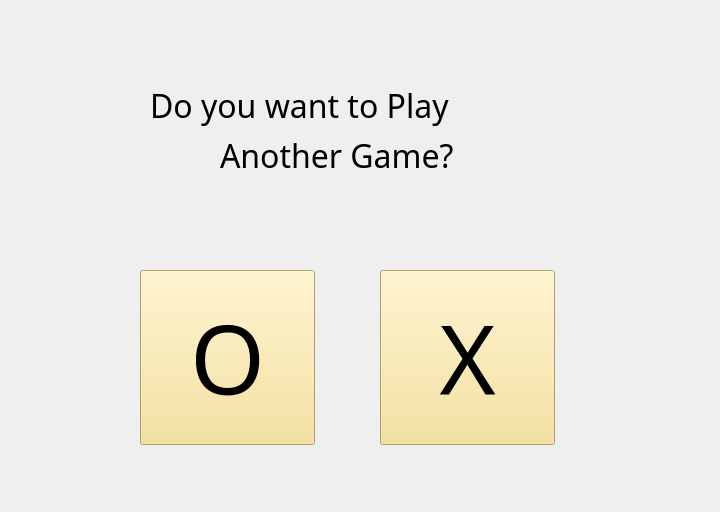
<?xml version="1.0" encoding="UTF-8"?>
<ui version="4.0">
 <class>Last_Screen</class>
 <widget class="QWidget" name="Last_Screen">
  <property name="geometry">
   <rect>
    <x>0</x>
    <y>0</y>
    <width>720</width>
    <height>512</height>
   </rect>
  </property>
  <property name="windowTitle">
   <string>Form</string>
  </property>
  <property name="styleSheet">
   <string notr="true">background-image: url(:/background/background.jpg);</string>
  </property>
  <widget class="QLabel" name="label">
   <property name="geometry">
    <rect>
     <x>150</x>
     <y>80</y>
     <width>451</width>
     <height>51</height>
    </rect>
   </property>
   <property name="font">
    <font>
     <family>Showcard Gothic</family>
     <pointsize>24</pointsize>
    </font>
   </property>
   <property name="styleSheet">
    <string notr="true">color: rgb(0, 0, 0);</string>
   </property>
   <property name="text">
    <string>Do you want to Play </string>
   </property>
  </widget>
  <widget class="QPushButton" name="pushButton">
   <property name="geometry">
    <rect>
     <x>140</x>
     <y>270</y>
     <width>175</width>
     <height>175</height>
    </rect>
   </property>
   <property name="font">
    <font>
     <family>Agency FB</family>
     <pointsize>72</pointsize>
    </font>
   </property>
   <property name="styleSheet">
    <string notr="true">background-color: rgb(245, 221, 136);
color: rgb(0, 0, 0);</string>
   </property>
   <property name="text">
    <string>O</string>
   </property>
  </widget>
  <widget class="QPushButton" name="pushButton_2">
   <property name="geometry">
    <rect>
     <x>380</x>
     <y>270</y>
     <width>175</width>
     <height>175</height>
    </rect>
   </property>
   <property name="font">
    <font>
     <family>Agency FB</family>
     <pointsize>72</pointsize>
    </font>
   </property>
   <property name="styleSheet">
    <string notr="true">color: rgb(0, 0, 0);
background-color: rgb(245, 221, 136);</string>
   </property>
   <property name="text">
    <string>X</string>
   </property>
  </widget>
  <widget class="QLabel" name="label_2">
   <property name="geometry">
    <rect>
     <x>220</x>
     <y>130</y>
     <width>321</width>
     <height>51</height>
    </rect>
   </property>
   <property name="font">
    <font>
     <family>Showcard Gothic</family>
     <pointsize>24</pointsize>
    </font>
   </property>
   <property name="styleSheet">
    <string notr="true">color: rgb(0, 0, 0);</string>
   </property>
   <property name="text">
    <string>Another Game?</string>
   </property>
  </widget>
  <widget class="QLabel" name="label_3">
   <property name="geometry">
    <rect>
     <x>500</x>
     <y>190</y>
     <width>121</width>
     <height>91</height>
    </rect>
   </property>
   <property name="text">
    <string>&lt;html&gt;&lt;head/&gt;&lt;body&gt;&lt;p&gt;&lt;img src=&quot;:/new/prefix1/Quokka.png&quot;/&gt;&lt;/p&gt;&lt;/body&gt;&lt;/html&gt;</string>
   </property>
  </widget>
  <widget class="QLabel" name="label_4">
   <property name="geometry">
    <rect>
     <x>560</x>
     <y>360</y>
     <width>111</width>
     <height>111</height>
    </rect>
   </property>
   <property name="text">
    <string>&lt;html&gt;&lt;head/&gt;&lt;body&gt;&lt;p&gt;&lt;img src=&quot;:/background/background.jpg&quot;/&gt;&lt;/p&gt;&lt;/body&gt;&lt;/html&gt;</string>
   </property>
  </widget>
 </widget>
 <resources/>
 <connections/>
</ui>
